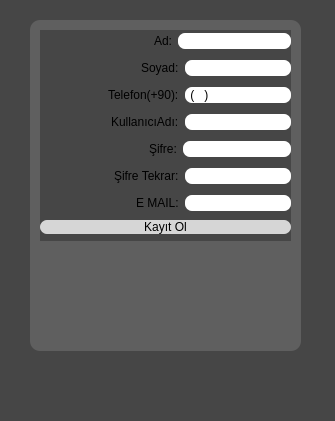
<?xml version="1.0" encoding="UTF-8"?>
<ui version="4.0">
 <class>MainWindow</class>
 <widget class="QMainWindow" name="MainWindow">
  <property name="geometry">
   <rect>
    <x>0</x>
    <y>0</y>
    <width>335</width>
    <height>421</height>
   </rect>
  </property>
  <property name="windowTitle">
   <string>Kayıt Ol</string>
  </property>
  <property name="windowIcon">
   <iconset>
    <normaloff>img/pngegg.png</normaloff>img/pngegg.png</iconset>
  </property>
  <property name="styleSheet">
   <string notr="true">background-color: rgb(70, 70, 70);</string>
  </property>
  <widget class="QWidget" name="centralwidget">
   <widget class="QLabel" name="label_8">
    <property name="geometry">
     <rect>
      <x>30</x>
      <y>20</y>
      <width>271</width>
      <height>331</height>
     </rect>
    </property>
    <property name="styleSheet">
     <string notr="true">background-color: rgb(95, 95, 95);
border-radius:10px;</string>
    </property>
    <property name="text">
     <string/>
    </property>
   </widget>
   <widget class="QWidget" name="layoutWidget">
    <property name="geometry">
     <rect>
      <x>40</x>
      <y>30</y>
      <width>251</width>
      <height>211</height>
     </rect>
    </property>
    <layout class="QVBoxLayout" name="verticalLayout">
     <item>
      <layout class="QHBoxLayout" name="horizontalLayout">
       <item>
        <spacer name="horizontalSpacer_2">
         <property name="orientation">
          <enum>Qt::Horizontal</enum>
         </property>
         <property name="sizeHint" stdset="0">
          <size>
           <width>40</width>
           <height>20</height>
          </size>
         </property>
        </spacer>
       </item>
       <item>
        <widget class="QLabel" name="label">
         <property name="styleSheet">
          <string notr="true">
font: 75 8pt &quot;Verdana&quot;;</string>
         </property>
         <property name="text">
          <string>Ad:</string>
         </property>
        </widget>
       </item>
       <item>
        <widget class="QLineEdit" name="lineEditKayitAd">
         <property name="styleSheet">
          <string notr="true">background-color: rgb(255, 255, 255);border: none;
border-radius:7px;
font: 8pt &quot;Arial&quot;;</string>
         </property>
        </widget>
       </item>
      </layout>
     </item>
     <item>
      <layout class="QHBoxLayout" name="horizontalLayout_2">
       <item>
        <spacer name="horizontalSpacer_3">
         <property name="orientation">
          <enum>Qt::Horizontal</enum>
         </property>
         <property name="sizeHint" stdset="0">
          <size>
           <width>40</width>
           <height>20</height>
          </size>
         </property>
        </spacer>
       </item>
       <item>
        <widget class="QLabel" name="label_4">
         <property name="styleSheet">
          <string notr="true">
font: 75 8pt &quot;Verdana&quot;;</string>
         </property>
         <property name="text">
          <string>Soyad:</string>
         </property>
        </widget>
       </item>
       <item>
        <widget class="QLineEdit" name="lineEditKayitSoyad">
         <property name="styleSheet">
          <string notr="true">background-color: rgb(255, 255, 255);border: none;
border-radius:7px;
font: 8pt &quot;Arial&quot;;</string>
         </property>
        </widget>
       </item>
      </layout>
     </item>
     <item>
      <layout class="QHBoxLayout" name="horizontalLayout_3">
       <item>
        <spacer name="horizontalSpacer_5">
         <property name="orientation">
          <enum>Qt::Horizontal</enum>
         </property>
         <property name="sizeHint" stdset="0">
          <size>
           <width>40</width>
           <height>20</height>
          </size>
         </property>
        </spacer>
       </item>
       <item>
        <widget class="QLabel" name="label_2">
         <property name="styleSheet">
          <string notr="true">
font: 75 8pt &quot;Verdana&quot;;</string>
         </property>
         <property name="text">
          <string>Telefon(+90):</string>
         </property>
        </widget>
       </item>
       <item>
        <widget class="QLineEdit" name="lineEditKayitTelefon">
         <property name="styleSheet">
          <string notr="true">background-color: rgb(255, 255, 255);border: none;
border-radius:7px;
font: 8pt &quot;Arial&quot;;
</string>
         </property>
         <property name="inputMask">
          <string>9(999) 999 9999</string>
         </property>
         <property name="placeholderText">
          <string>_ ___ ___ __ __</string>
         </property>
        </widget>
       </item>
      </layout>
     </item>
     <item>
      <layout class="QHBoxLayout" name="horizontalLayout_4">
       <item>
        <spacer name="horizontalSpacer_4">
         <property name="orientation">
          <enum>Qt::Horizontal</enum>
         </property>
         <property name="sizeHint" stdset="0">
          <size>
           <width>40</width>
           <height>20</height>
          </size>
         </property>
        </spacer>
       </item>
       <item>
        <widget class="QLabel" name="label_3">
         <property name="styleSheet">
          <string notr="true">
font: 75 8pt &quot;Verdana&quot;;</string>
         </property>
         <property name="text">
          <string>KullanıcıAdı:</string>
         </property>
        </widget>
       </item>
       <item>
        <widget class="QLineEdit" name="lineEditKayitKullaniciAdi">
         <property name="styleSheet">
          <string notr="true">background-color: rgb(255, 255, 255);border: none;
border-radius:7px;
font: 8pt &quot;Arial&quot;;</string>
         </property>
        </widget>
       </item>
      </layout>
     </item>
     <item>
      <layout class="QHBoxLayout" name="horizontalLayout_5">
       <item>
        <spacer name="horizontalSpacer">
         <property name="orientation">
          <enum>Qt::Horizontal</enum>
         </property>
         <property name="sizeHint" stdset="0">
          <size>
           <width>40</width>
           <height>20</height>
          </size>
         </property>
        </spacer>
       </item>
       <item>
        <widget class="QLabel" name="label_5">
         <property name="styleSheet">
          <string notr="true">
font: 75 8pt &quot;Verdana&quot;;</string>
         </property>
         <property name="text">
          <string>Şifre:</string>
         </property>
        </widget>
       </item>
       <item>
        <widget class="QLineEdit" name="lineEditKayitSifre">
         <property name="styleSheet">
          <string notr="true">background-color: rgb(255, 255, 255);border: none;
border-radius:7px;
font: 8pt &quot;Arial&quot;;</string>
         </property>
         <property name="echoMode">
          <enum>QLineEdit::Password</enum>
         </property>
        </widget>
       </item>
      </layout>
     </item>
     <item>
      <layout class="QHBoxLayout" name="horizontalLayout_6">
       <item>
        <spacer name="horizontalSpacer_6">
         <property name="orientation">
          <enum>Qt::Horizontal</enum>
         </property>
         <property name="sizeHint" stdset="0">
          <size>
           <width>40</width>
           <height>20</height>
          </size>
         </property>
        </spacer>
       </item>
       <item>
        <widget class="QLabel" name="label_6">
         <property name="styleSheet">
          <string notr="true">
font: 75 8pt &quot;Verdana&quot;;</string>
         </property>
         <property name="text">
          <string>Şifre Tekrar:</string>
         </property>
        </widget>
       </item>
       <item>
        <widget class="QLineEdit" name="lineEditKayitSifre2">
         <property name="styleSheet">
          <string notr="true">background-color: rgb(255, 255, 255);border: none;
border-radius:7px;
font: 8pt &quot;Arial&quot;;</string>
         </property>
         <property name="echoMode">
          <enum>QLineEdit::Password</enum>
         </property>
        </widget>
       </item>
      </layout>
     </item>
     <item>
      <layout class="QHBoxLayout" name="horizontalLayout_7">
       <item>
        <spacer name="horizontalSpacer_7">
         <property name="orientation">
          <enum>Qt::Horizontal</enum>
         </property>
         <property name="sizeHint" stdset="0">
          <size>
           <width>40</width>
           <height>20</height>
          </size>
         </property>
        </spacer>
       </item>
       <item>
        <widget class="QLabel" name="label_7">
         <property name="styleSheet">
          <string notr="true">
font: 75 8pt &quot;Verdana&quot;;
</string>
         </property>
         <property name="text">
          <string>E MAIL:</string>
         </property>
        </widget>
       </item>
       <item>
        <widget class="QLineEdit" name="lineEditKayiteEMail">
         <property name="styleSheet">
          <string notr="true">background-color: rgb(255, 255, 255);border: none;
border-radius:7px;
font: 8pt &quot;Arial&quot;;</string>
         </property>
         <property name="inputMask">
          <string/>
         </property>
        </widget>
       </item>
      </layout>
     </item>
     <item>
      <widget class="QPushButton" name="pushButtonKayitKayit">
       <property name="styleSheet">
        <string notr="true">background-color: rgb(255, 237, 224);
background-color: rgb(214, 214, 214);
font: 10pt &quot;Arial&quot;;
border-radius:7px;</string>
       </property>
       <property name="text">
        <string>Kayıt Ol</string>
       </property>
      </widget>
     </item>
    </layout>
   </widget>
  </widget>
  <widget class="QMenuBar" name="menubar">
   <property name="geometry">
    <rect>
     <x>0</x>
     <y>0</y>
     <width>335</width>
     <height>21</height>
    </rect>
   </property>
  </widget>
  <widget class="QStatusBar" name="statusbar"/>
 </widget>
 <resources>
  <include location="img/images.qrc"/>
 </resources>
 <connections/>
</ui>
